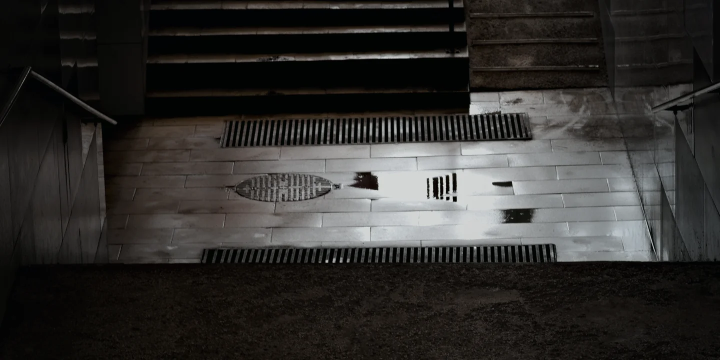
#> input picture assets/observation/cctv-underground-native.webp, 1440 x 720 px, found by its file name (shown at 1/2 size)
$ python build-observation-photo-deltas.py
#> lines starting #> are read from the running program, lines starting #| are printed output that depends on the picture; after the words box and inside, x2 and y2 are one past the last pixel; in counts of white or black regions, pixels touching at a corner belong together
#> in main, master is the input picture: PIL image 1440x720 RGB; mean R, G, B 48.7, 47.2, 45
#!/usr/bin/env python3
"""Deterministic photo-native observation deltas. The four master photographs
remain untouched, so native scene coordinates and stored ids never change."""
import argparse
from pathlib import Path
import numpy as np
from PIL import Image, ImageDraw, ImageFilter

SITES = {
    "cctv": ("cctv-underground-native.webp", [[(.51,.34)],[(.66,.64)],[(.22,.65)]]),
    "photo": ("photo-classroom-native.webp", [[(.40,.36)],[(.70,.82)],[(.59,.065)]]),
    "vision": ("vision-crossing-native.webp", [[(.50,.28)],[(.28,.38),(.54,.36),(.76,.36)],[(.28,.44),(.77,.44)]]),
    "dash": ("dash-coast-road-native.webp", [[(.20,.29)],[(.43,.42)],[(.59,.54)]]),
}

def make_delta(original, mode, rarity, hotspots):
#> called with mode = 'cctv', rarity = 1
    w,h=original.size
#> w = 1440; h = 720
    base=np.asarray(original.convert('RGB'),dtype=np.float32)
    modified=base.copy()
    alpha=np.zeros((h,w),dtype=np.float32)
    yy,xx=np.mgrid[:h,:w]
    rng=np.random.default_rng(1337+rarity*101+len(mode)*47)
    for i,(px,py) in enumerate(hotspots):
        cx,cy=px*w,py*h
        rx=w*([.071,.09,.112][rarity-1])
        ry=h*([.105,.128,.15][rarity-1])
        if rarity==3 and py<.12:cy=min(cy,h*.16)
        distance=((xx-cx)/rx)**2+((yy-cy)/ry)**2
        patch=np.exp(-distance*(2.2 if rarity==1 else 1.7)).astype(np.float32)
        shiftX=[9,18,28][rarity-1]*(1 if (i%2)==0 else -1)
        shiftY=[6,10,16][rarity-1]
        rolled=np.roll(base,shift=(shiftY,shiftX),axis=(0,1))
        sample_ratio=[.65,.83,1.0][rarity-1]
        source=rolled*sample_ratio+base*(1-sample_ratio)
        exposure=[.84,.74,.64][rarity-1] if (i%2==0) else [.95,1.04,1.12][rarity-1]
        source=np.clip(source*exposure+[4,7,9][rarity-1]*np.array([.64,.93,1.06],dtype=np.float32),0,255)
        influence=patch[:,:,None]*[.42,.59,.74][rarity-1]
        modified=modified*(1-influence)+source*influence
        alpha=np.maximum(alpha,patch*[.68,.76,.83][rarity-1])
        if rarity>=2:
            outline=(np.exp(-((xx-cx-shiftX*.7)/max(2,rx*.79))**2*4-((yy-cy)/max(2,ry*.79))**2*4)*
                     (1-np.exp(-distance*3.5))).astype(np.float32)
            alpha=np.maximum(alpha,outline*.34)
#> this loop made 1 pass
#> pass 1, in make_delta, `rolled=np.roll(base,shift=(shiftY,shiftX),axis=(0,1))`:
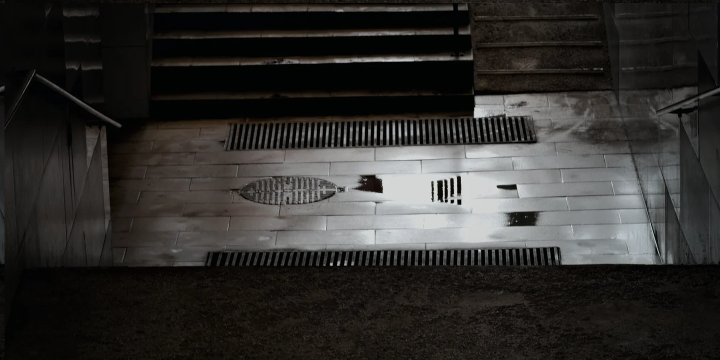
#> rolled: shape (720, 1440, 3) float32 (shown at 1/2 size); mean R, G, B 48.7, 47.3, 45
#> pass 1, in make_delta, `source=np.clip(source*exposure+[4,7,9][rarity-1]*np.array([.64,.93,1.0..`:
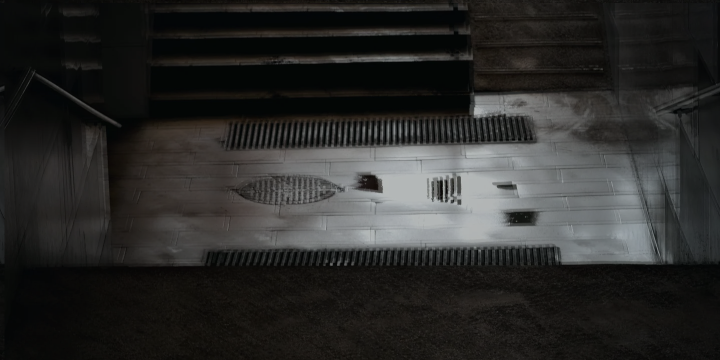
#> source: shape (720, 1440, 3) float32 (shown at 1/2 size); mean R, G, B 43.5, 43.4, 42.1
#> after the loop:
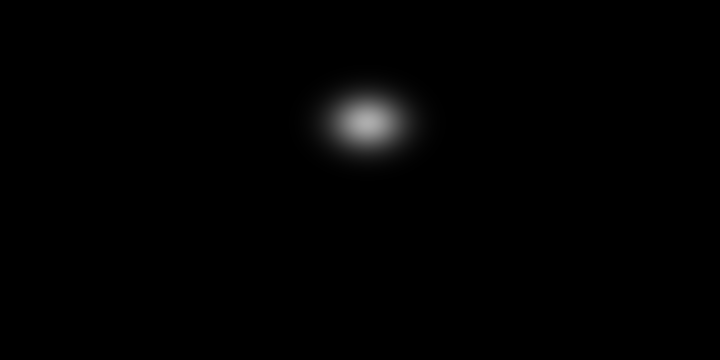
#> alpha: shape (720, 1440) float32 (shown at 1/2 size); min 0, max 0.68, mean 0.00724
    # The source itself supplies texture; soft photographic negative
    # silhouettes make otherwise hard-to-see clues perceivable on a phone.
    for i,(px,py) in enumerate(hotspots):
        cx,cy=int(px*w),int(py*h)
        scale=[.65,.9,1.1][rarity-1]
        head=max(8,int(24*scale))
        stature=int(112*scale)
        torso=int(37*scale)
        mask=Image.new('L',(w,h),0)
        d=ImageDraw.Draw(mask)
        if mode=='cctv' and rarity==1:
            # Unnaturally regular damp footprints by the underpass.
            for k in range(5):
                x0=cx+(k-2)*22
                y0=cy+int((k-2)*11)
                d.ellipse((x0-12,y0-6,x0+12,y0+6),fill=255)
        elif mode=='dash':
            # A second headlight with no matching vehicle.
            rr=int(13*scale)
            d.ellipse((cx-rr*2,cy-rr,cx+rr*2,cy+rr),fill=255)
            d.ellipse((cx+rr*3,cy-rr//2,cx+rr*5,cy+rr//2),fill=210)
        else:
            # Human-shaped absence: a head and coat built from image luminance.
            d.ellipse((cx-head*.7,cy-stature*.53-head,cx+head*.7,cy-stature*.53+head),fill=225)
            d.polygon([(cx-torso*.58,cy-stature*.42),(cx+torso*.58,cy-stature*.42),
                       (cx+torso,cy+stature*.45),(cx-torso*.92,cy+stature*.45)],fill=228)
        shade=np.asarray(mask.filter(ImageFilter.GaussianBlur(4+rarity*2)),dtype=np.float32)/255.
        strength=[.64,.84,.94][rarity-1]
        luminance=np.mean(base,axis=2,keepdims=True)
        ghost=np.where(luminance<100,
                       np.clip(base*.35+np.array([91,111,114]),0,255),
                       np.clip(base*.14+np.array([1,7,12]),0,255))
        modified=modified*(1-shade[:,:,None])+ghost*shade[:,:,None]
        alpha=np.maximum(alpha,shade*strength)
#> this loop made 1 pass
#> pass 1, in make_delta, `ghost=np.where(luminance<100, np.clip(base*.35+np.array([91,111,114]),..`:
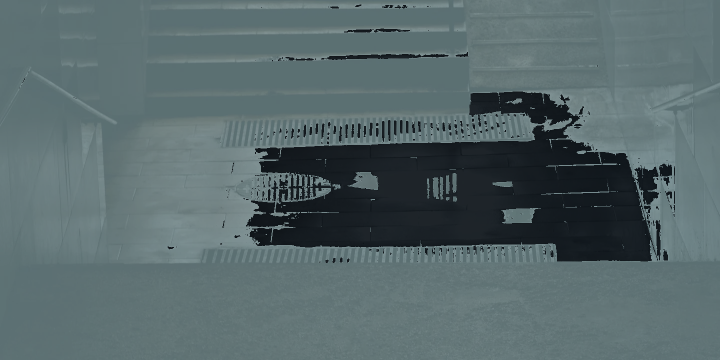
#> ghost: shape (720, 1440, 3) float64 (shown at 1/2 size); mean R, G, B 87.9, 105, 107.5
#> after the loop:
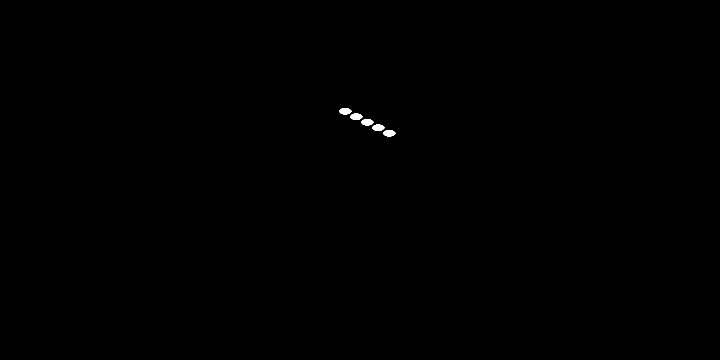
#> mask: PIL image 1440x720 L (shown at 1/2 size); 0.12% white; 5 white regions, box (x1, y1, x2, y2) and area: (678, 216, 703, 229) 249, (700, 227, 725, 240) 249, (722, 238, 747, 251) 249, (744, 249, 769, 262) 249, (766, 260, 791, 273) 249
    fine=rng.normal(0,1.0,(h,w)).astype(np.float32)
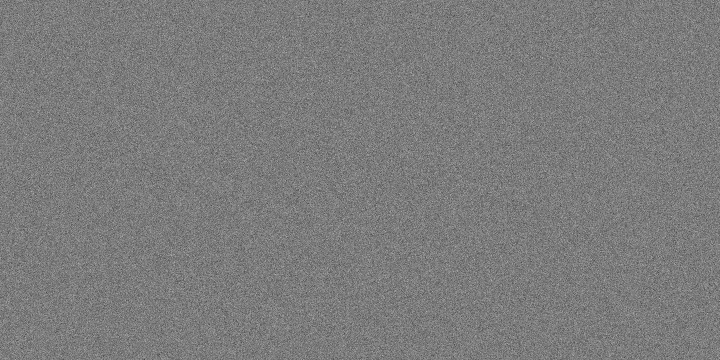
#> fine: shape (720, 1440) float32 (shown at 1/2 size); min -4.62, max 4.89, mean -0.000294; drawn with min black and max white
    modified=np.clip(modified+fine[:,:,None]*alpha[:,:,None]*1.2,0,255)
    rgba=np.zeros((h,w,4),dtype=np.uint8)
    rgba[:,:,:3]=modified.astype(np.uint8)
    rgba[:,:,3]=(np.clip(alpha,0,1)*255).astype(np.uint8)
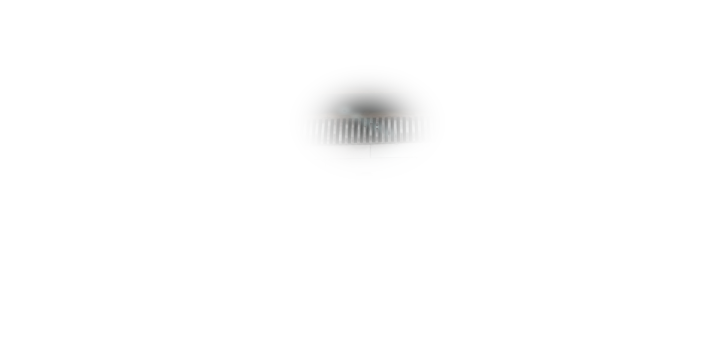
#> rgba: shape (720, 1440, 4) (shown at 1/2 size); mean R, G, B, A 48.6, 47.1, 44.9, 1.8; transparent parts drawn white
    return Image.fromarray(rgba,'RGBA')

def main():
    parser=argparse.ArgumentParser()
    parser.add_argument('--source-dir',type=Path,default=Path('assets/observation'))
    parser.add_argument('--out-dir',type=Path,default=Path('assets/observation/photo-deltas'))
    args=parser.parse_args()
    args.out_dir.mkdir(parents=True,exist_ok=True)
    for mode,(file,sets) in SITES.items():
        master=Image.open(args.source_dir/file).convert('RGB')
        if master.size!=(1440,720):raise ValueError(f'{mode}: expected 1440x720, got {master.size}')
        for rarity,hotspots in enumerate(sets,1):
            img=make_delta(master,mode,rarity,hotspots)
            target=args.out_dir/f'{mode}-{rarity}.webp'
            img.save(target,'WEBP',quality=90,method=6,exact=True)
            result=Image.open(target)
            if result.size!=(1440,720) or result.mode!='RGBA':raise AssertionError(f'invalid WebP {target}')
#> (the run stopped early here; a loop or call above may not have finished)
